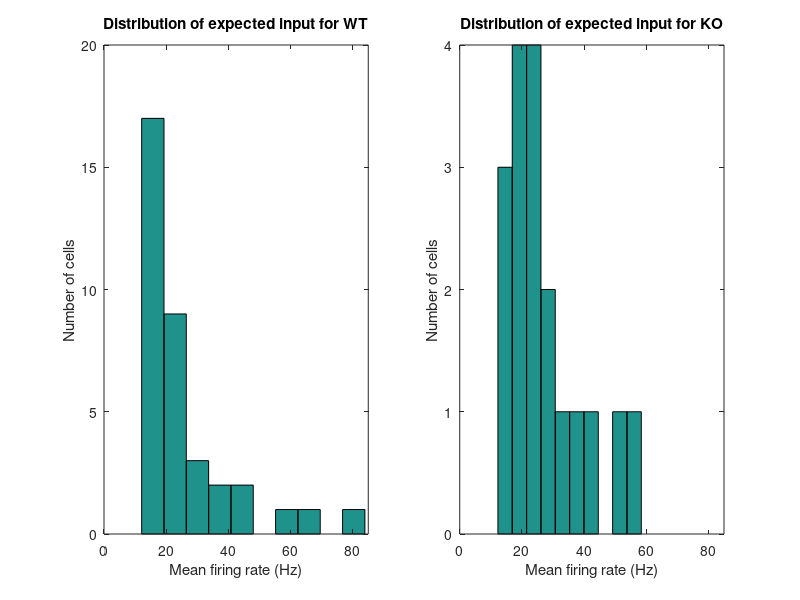
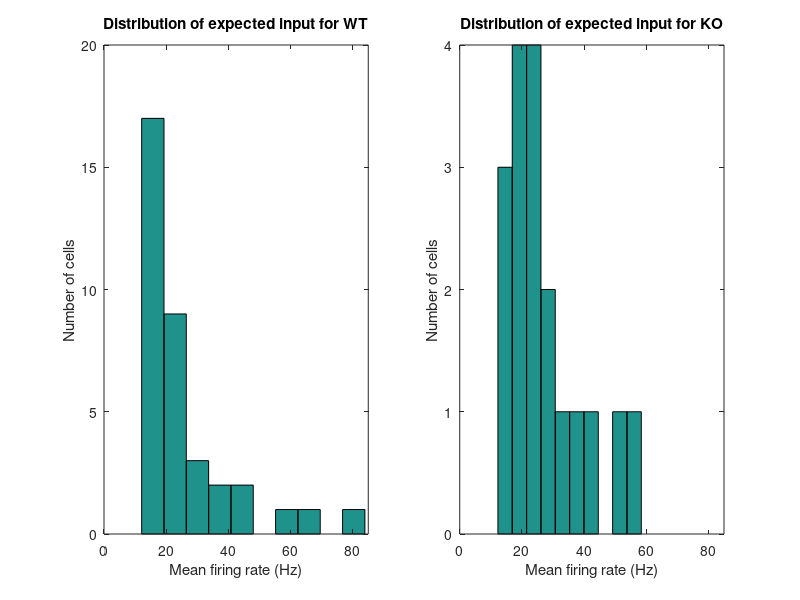
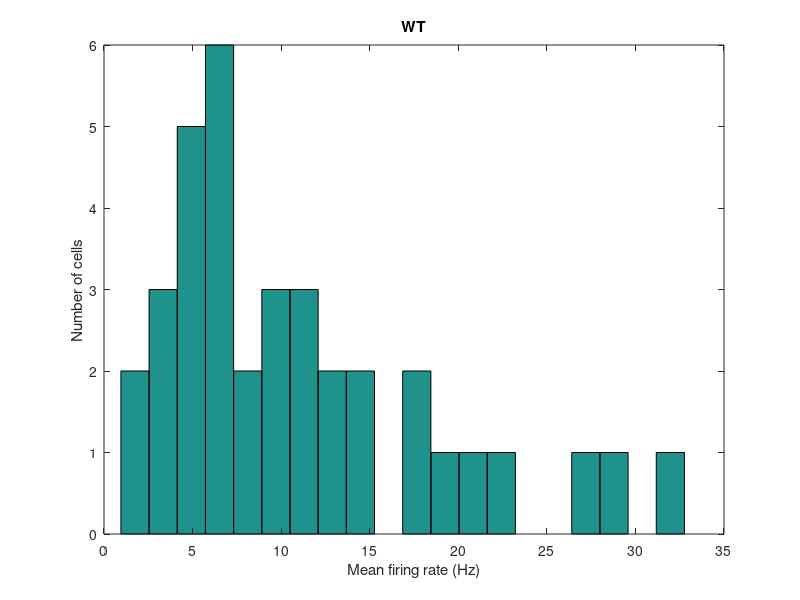
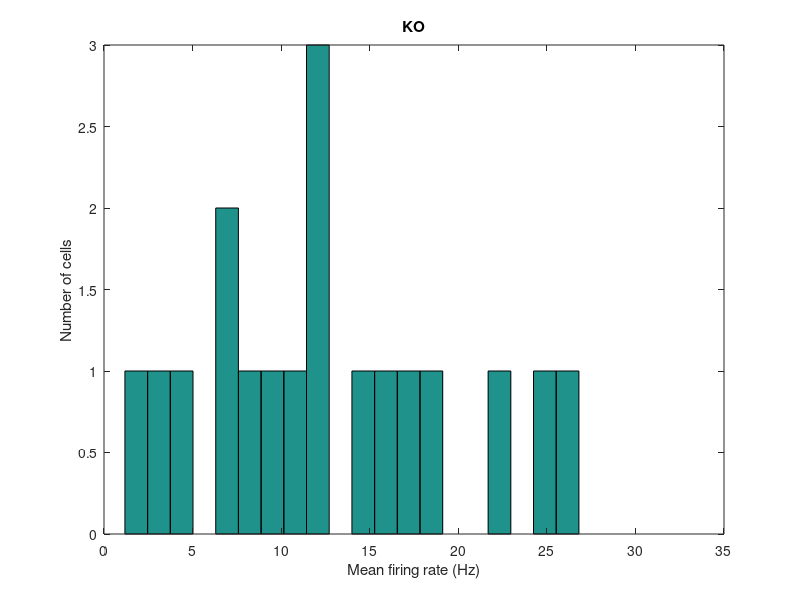

Reproduce these figures in MATLAB, in order. (Note: this script raises an error after producing the figures.)
%%%%%%%% Experimental Data Analysis
%%% Experiment data of base line activity (200 ms during light off)
%%
WTWT_MS = [26.86	28.03281345
17.2	26.53013345
3.665	12.27952048
5.99	15.57402385
5.62	22.21885032
1.16	8.547720921
19.37	27.93744195
11.8	25.00476264
28.4	32.55107443
5.225	14.83667385
22.995	28.85713199
14.775	21.87142359
4.78	16.33355283
12.175	23.5040088
6.32	19.61901407
14.965	22.83668024
18.18	24.4532686
21.63	32.89191899
7.87	18.27853558
6.92	15.97953435
4.13	19.17782766
9.17	18.7284528
4.415	18.07618927
5.74	15.39746847
7.095	19.35737104
10.425	29.78641098
3.435	13.16139916
9.645	19.07929447
8.73	19.21023761
6.93	16.2483261
13.2962963	25.50678635
11.58201058	22.93539692
32.76719577	39.36207525
11.93650794	23.02569219
4.835	14.73940064
0.955	8.514519195
];

KOKO_MS = [7.075	16.29041274
10.605	20.72167099
3.51	12.66885798
1.18	7.836789962
8.945	21.08654916
12.425	26.52371229
12.68	22.36247102
12.02	23.79055167
16.23	25.20846154
25.34	33.11225532
17.15	26.69768896
6.435	17.14723093
19.095	31.36405487
4.305	13.9172981
21.915	31.42699846
26.81	35.46521003
15.015	25.60530666
8.81	19.84018912
];
 
WTWT = [26.8600   17.2000    3.6650    5.9900    5.6200    1.1600   19.3700   11.8000   28.4000    5.2250  22.9950   14.7750    4.7800   12.1750    6.3200   14.9650   18.1800   21.6300    7.8700    6.9200   4.1300    9.1700    4.4150    5.7400    7.0950   10.4250    3.4350    9.6450    8.7300    6.9300   13.2963   11.5820   32.7672   11.9365    4.8350    0.9550];
KOKO = [ 7.0750   10.6050    3.5100    1.1800    8.9450   12.4250   12.6800   12.0200   16.2300   25.3400   17.1500    6.4350   19.0950    4.3050   21.9150   26.8100   15.0150    8.8100];
%% Distribution of mean firing rate
fWT = figure; 
hist(WTWT, 20);
ylabel('Number of cells'); xlabel('Mean firing rate (Hz)'); title('WT');
xlim([0 35]);
fKO = figure; 
hist(KOKO,20); 
ylabel('Number of cells'); xlabel('Mean firing rate (Hz)'); title('KO');
xlim([0 35]);

%% 

sct_fg = figure; scatter(WTWT_MS(:,1),WTWT_MS(:,2),'b');
hold on; scatter(KOKO_MS(:,1),KOKO_MS(:,2),'r');
legend('WT','KO','Location','NorthWest');
title('Distribution of Mean and sigma of real experiment data')
xlabel('Mean average firing rate'); ylabel('sigma of mean firing rate'); 
% figure; hist(WTWT_MS(:,2) ./ WTWT_MS(:,1), 30 ); title('WT sig/mean'); xlabel('Average firing rate (Hz)'); ylabel('Number of cell');
% figure; hist(KOKO_MS(:,2) ./ KOKO_MS(:,1), 30); title('KO sig/mean'); xlabel('Average firing rate (Hz)'); ylabel('Number of cell');
% 

%% fit with polyval 
p = polyfit(WTWT_MS(:,1),WTWT_MS(:,2),3)
xx = 0:1:35;
yy = polyval(p,xx);
figure(sct_fg); hold on;
plot(xx,yy,'b')

p2 = polyfit(KOKO_MS(:,1),KOKO_MS(:,2),3) % 2 for power 2 , 3- for power3

xx = 0:1:35;
yy = polyval(p2,xx);
figure(sct_fg); hold on;
plot(xx,yy,'r')


%all
sct_fg = figure; scatter(WTWT_MS(:,1),WTWT_MS(:,2),'b');
hold on; scatter(KOKO_MS(:,1),KOKO_MS(:,2),'r');
legend('WT','KO','Location','NorthWest');
title('Distribution of Mean and sigma of real experiment data')
xlabel('Mean average firing rate'); ylabel('sigma of mean firing rate'); 
%fit all
all_MU = [KOKO_MS(:,1); WTWT_MS(:,1)];
all_SIG = [KOKO_MS(:,2); WTWT_MS(:,2)];
pp = polyfit(all_MU,all_SIG , 2)
% 0.8500   11.7696 
xx = 0:1:35;
yy = polyval(pp,xx);
figure(sct_fg); hold on;
plot(xx,yy,'k')


%% all data analysis
figure; 
hist(all_MU, 20);
xlabel('Average output firing rate')
ylabel('Number of Cells')
title({'Distribution of average firing rate measured in experiment',['min = ' num2str(min(all_MU)) ', med = ' num2str(median(all_MU)) ', max = ' num2str(max(all_MU))]})
%%%    21.0406
figure(sct_fg); scatter(median(all_MU),polyval(pp,median(all_MU)),80,'*k');

figure; 
hist(all_MU, 20);
xlabel('Average output firing rate')
ylabel('Number of Cells')
title('Distribution of average firing rate measured in experiment')
%%

p = polyfit(WTWT_MS(:,1),WTWT_MS(:,2),1)
% p =
% 0.7866   12.3619 % p(1) is the slope and p(2) is the intercept of the linear predictor.
a = p(1); b = p(2);
xx = 0:1:35;
yy = a.*xx+b;
figure(sct_fg); hold on;
plot(xx,yy,'b')

p2 = polyfit(KOKO_MS(:,1),KOKO_MS(:,2),1)
% p =
% 0.9928   10.1768 % p(1) is the slope and p(2) is the intercept of the linear predictor.
a2 = p2(1); b2 = p2(2);
xx = 0:1:35;
yy = a2.*xx+b2;
figure(sct_fg); hold on;
plot(xx,yy,'r')

%fit all
pp = polyfit([KOKO_MS(:,1); WTWT_MS(:,1)], [KOKO_MS(:,2); WTWT_MS(:,2)], 1)
% 0.8500   11.7696 
a3 = pp(1); b3 = pp(2);
xx = 0:1:35;
yy = a3.*xx+b3;
figure(sct_fg); hold on;
plot(xx,yy,'k')

figure;
scatter(WTWT_MS(:,1),WTWT_MS(:,2),'b');
hold on; scatter(KOKO_MS(:,1),KOKO_MS(:,2),'r');
plot(xx,yy,'c');
xlabel('Mean firing rate'); ylabel('sigma of firing rate)')


%% Expected input for simulation
% f = 11.43*exp(0.06084*x);

Codename = 'PoisInputFr150327';
WT_Expected_input = 11.43.*exp(0.06084.*WTWT);
KO_Expected_input =11.43.*exp(0.06084.*KOKO);

% Ideal Cases 
yy =  11.43.*exp(0.06084.*xx);
figure; plot(xx,yy,'.-k'); hold on; 
scatter(WTWT,WT_Expected_input,'b');
scatter(KOKO,KO_Expected_input,'r');
xlabel('Output Frequency (Hz)');
ylabel('Input Frequency (Hz)');
title('Output - Input relationship in ideal case');
legend('f(x) = 11.43*exp(0.06084*x)','WT','KO')

% distribution of expected input
myl = 85; %myl = max(max(Input_FR_WT(:)), max(Input_FR_KO(:)));
fg_exp_in = figure; set(fg_exp_in, 'position',[ 420         319        1163         420]);
subplot(121); hist(WT_Expected_input,10); xlim([0 myl]);
ylabel('Number of cells'); xlabel('Mean firing rate (Hz)'); title('Distribution of expected input for WT');
subplot(122); hist(KO_Expected_input,10); xlim([0 myl]);
ylabel('Number of cells'); xlabel('Mean firing rate (Hz)'); title('Distribution of expected input for KO');
saveas(fg_exp_in,[Codename '_ExpInDist.fig'],'fig');
saveas(fg_exp_in,[Codename '_ExpInDist.jpg'],'jpg');
%% 
PoisInputFr_list_WT = WT_Expected_input;

PoisInputFr_list_KO = KO_Expected_input;

% y = datasample(data,k) returns k observations sampled uniformly at random, with replacement, from the data in data.
rng(1,'twister');

N_TRIAL = 5;  
N_CELL = 1150; 
Input_FR_WT = zeros(N_CELL, N_TRIAL);
Input_FR_KO = zeros(N_CELL, N_TRIAL);

for nn = 1 : N_TRIAL
    Input_FR_WT(:,nn) = datasample(PoisInputFr_list_WT,N_CELL);
    Input_FR_KO(:,nn) = datasample(PoisInputFr_list_KO,N_CELL);
    

TRIAL = nn;
% dlmwrite([dirLoc Codename '_WT_' num2str(TRIAL) '.txt'],[N_CELL; Input_FR_WT(:,nn)],'delimiter','\n')
% dlmwrite([dirLoc Codename '_KO_' num2str(TRIAL) '.txt'],[N_CELL; Input_FR_KO(:,nn)],'delimiter','\n')

myl = 85;
fg_sample = figure; set(fg_sample, 'position',[ 420         319        1163         420]);
subplot(121); hist(Input_FR_WT(:,TRIAL),15); xlim([0 myl]);
ylabel('Number of cells'); xlabel('Mean firing rate (Hz)'); title('Distribution of sample expected input for WT');
subplot(122); hist(Input_FR_KO(:,TRIAL),15); xlim([0 myl]);
ylabel('Number of cells'); xlabel('Mean firing rate (Hz)'); title('Distribution of sample expected input for KO');
suptitle(['Trial' num2str(TRIAL)])
saveas(fg_sample,[Codename '_' num2str(TRIAL) '.fig'],'fig')
saveas(fg_sample,[Codename '_' num2str(TRIAL) '.jpg'],'jpg')
end


for nn = 1 : N_TRIAL
    Sample_WT(:,nn) = datasample(WTWT,N_CELL);
    Sample_KO(:,nn) = datasample(KOKO,N_CELL);
    disp('-------------------------------------------------------------------')
    disp(['Trial # = ' num2str(nn)])
    disp(['WT: Sample mean = ' num2str(mean(Sample_WT(:,nn))) ', std = ' num2str(std(Sample_WT(:,nn)))]);
    disp(['KO: Sample mean = ' num2str(mean(Sample_KO(:,nn))) ', std = ' num2str(std(Sample_KO(:,nn)))]);
end
    